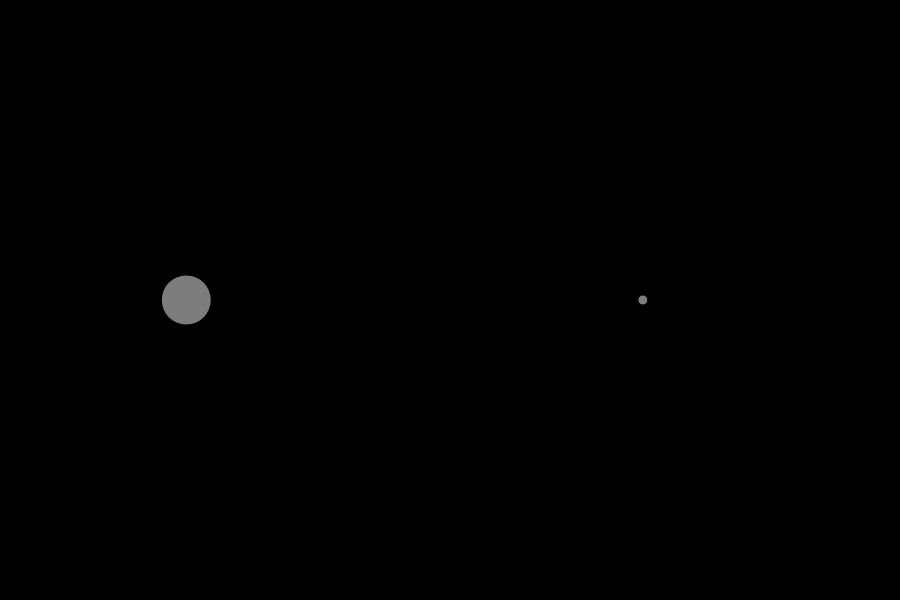
Frame 1 (no input)
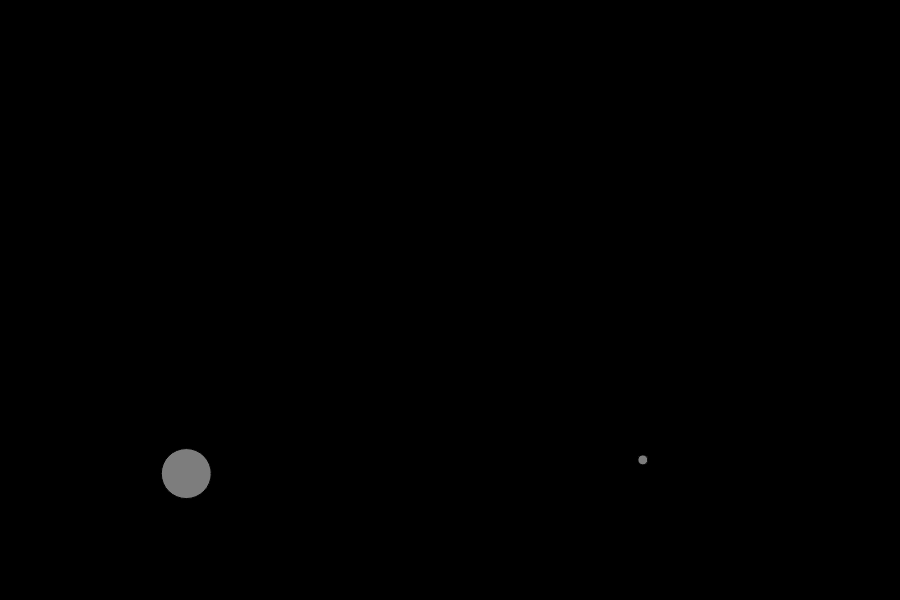
Frame 60 (no input)
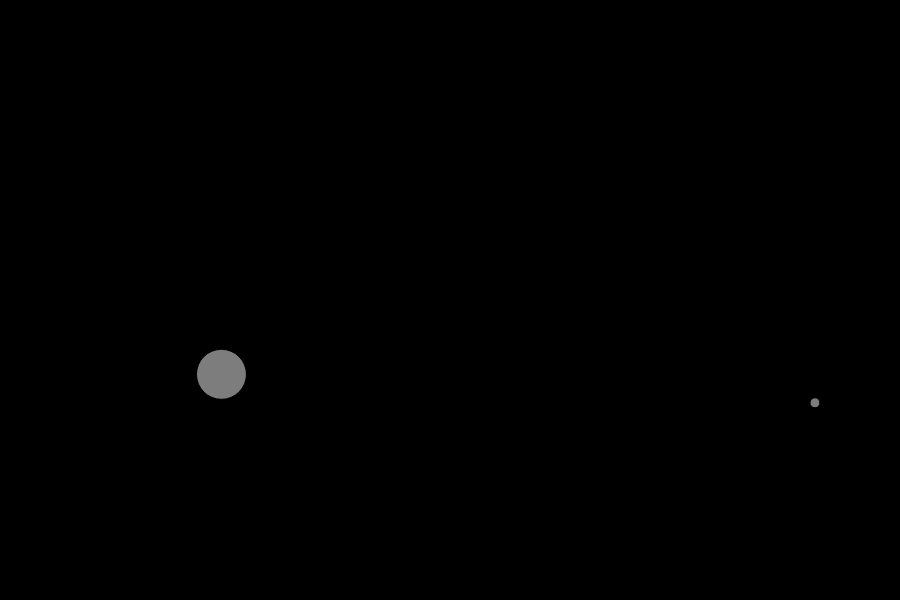
Frame 120 (the mouse pressed at the canvas centre since frame 60)

The p5.js sketch that drew these frames (run headless with seeded random() and noise() and a simulated clock; from frame 60 on, the mouse is pressed at the canvas centre):

// p5.js sketch
// ── sketch.js
var dots = [];

function setup() {
  createCanvas(900, 600);
  dots.push(new Dot(1));
  dots.push(new Dot(5));
}

function draw() {
  background(0);

  for (var i=0; i<dots.length; i++){
    if (mouseIsPressed){
      var wind = createVector(0.1,0);
      dots[i].applyForce(wind);
    }

    var gravity = createVector(0, 0.1);
    gravity.mult(dots[i].mass);
    var friction = dots[i].speed.copy();
    friction.mult(-1);
    friction.normalize();
    friction.mult(0.01);
    dots[i].applyForce(friction);
    dots[i].applyForce(gravity);

    dots[i].run();
  }
}

function Dot(_m) {
  this.speed = createVector(0,0);//createVector(1, -3);
  this.loc = createVector(random(width), height / 2);
  this.acceleration = createVector(0, 0);
  this.diam = 10;
  this.mass = _m || 4;

  this.run = function() {
    this.draw();
    this.move();
    this.borders();
  }

  this.draw = function() {
    fill(125);
    ellipse(this.loc.x, this.loc.y, this.diam*this.mass, this.diam*this.mass);
  }

  this.move = function() {
    this.speed.add(this.acceleration);
    this.loc.add(this.speed);
    this.acceleration.mult(0);
  }
  
  this.borders = function() {
    if (this.loc.x > width) {
      this.loc.x = width;
      this.speed.x *= -1;
    } else if (this.loc.x < 0) {
      this.speed.x *= -1;
      this.loc.x = 0;
    }
    if (this.loc.y > height) {
      this.speed.y *= -1;
      this.loc.y = height;
    }
     else if (this.loc.y < 0) {
      this.speed.y *= -1;
      this.loc.y = 0;
    }
  }

  this.applyForce = function(f) {
    var adjustedForce = f.copy();
    adjustedForce.div(this.mass);
    this.acceleration.add(adjustedForce);
  }
}
